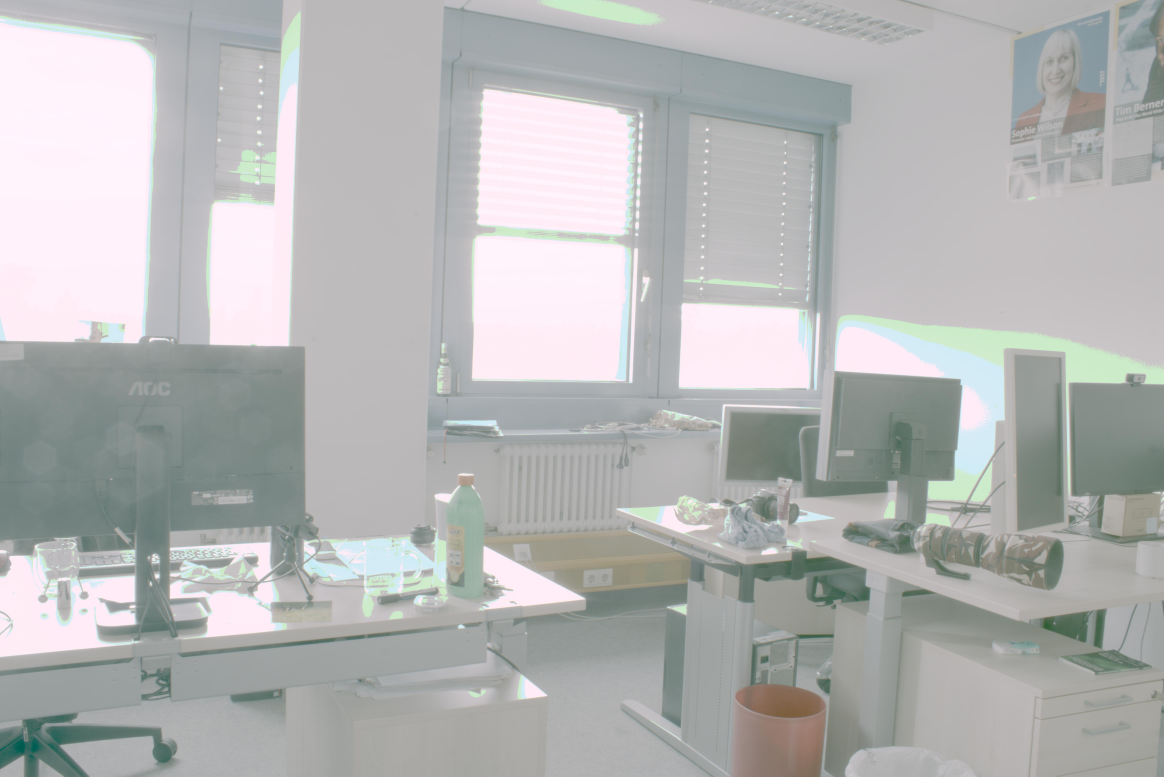
#> input picture Part-1-assignments/exercise-4-demosaicing-and-hdr/results/hdr_output.jpg, 6984 x 4660 px (shown at 1/6 size)
$ python -i ex4.py   (imports and definitions only)
#> lines starting #> are read from the running program, lines starting #| are printed output that depends on the picture
import numpy as np
import rawpy
from scipy.ndimage import convolve
import matplotlib.pyplot as plt
from PIL import Image
import os
import cv2

def demosaic(raw_image):
    H, W = raw_image.shape
#> H = 4660; W = 6984

    padded_img = np.pad(raw_image, pad_width=1, mode='symmetric')  # symmetric padding

    red_mask = np.zeros_like(padded_img)
    green_mask = np.zeros_like(padded_img)
    blue_mask = np.zeros_like(padded_img)

    # BGGR pattern]
    blue_mask[::2, ::2] = True
    green_mask[::2, 1::2] = True
    green_mask[1::2, ::2] = True
    red_mask[1::2, 1::2] = True

    # convolution kernel for bilinear interpolation
    kernel = np.array([[1, 2, 1],
                       [2, 4, 2],
                       [1, 2, 1]], dtype=np.float64) / 4.0

    # color channels extraction
    blue_channel = padded_img * blue_mask
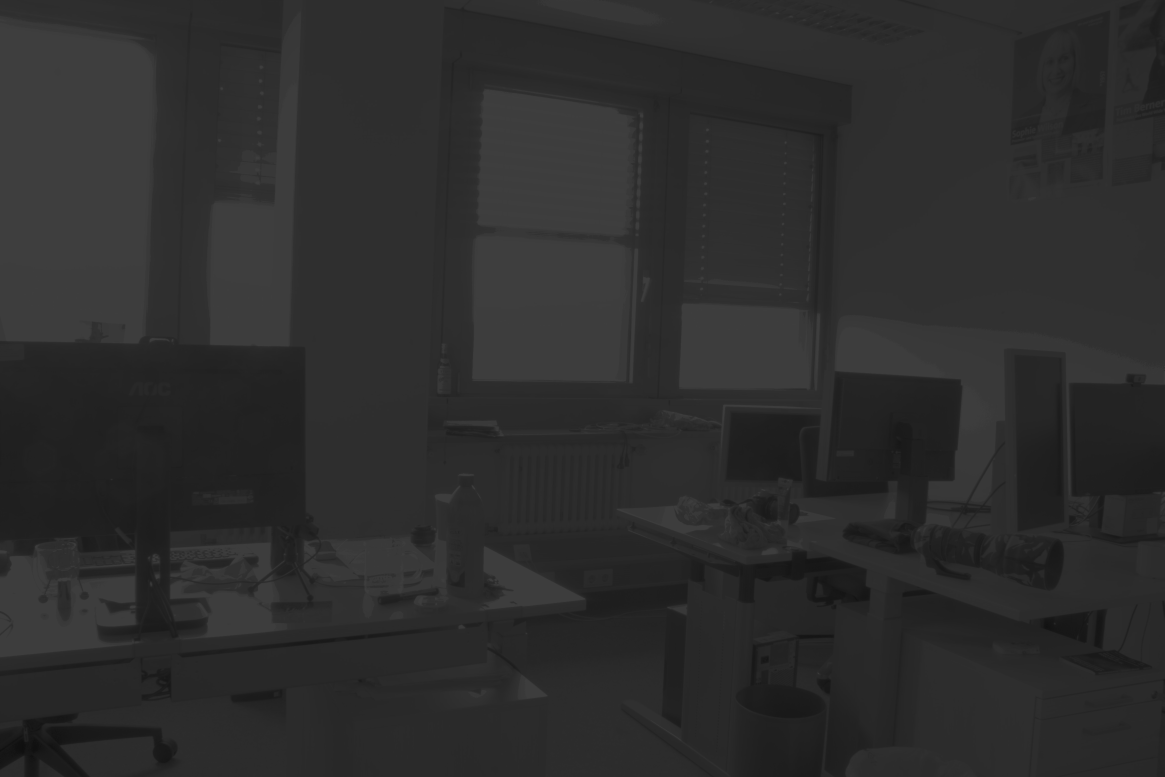
#> blue_channel: shape (4662, 6986) (shown at 1/6 size); min 0, max 250, mean 45.1
    green_channel = padded_img * green_mask
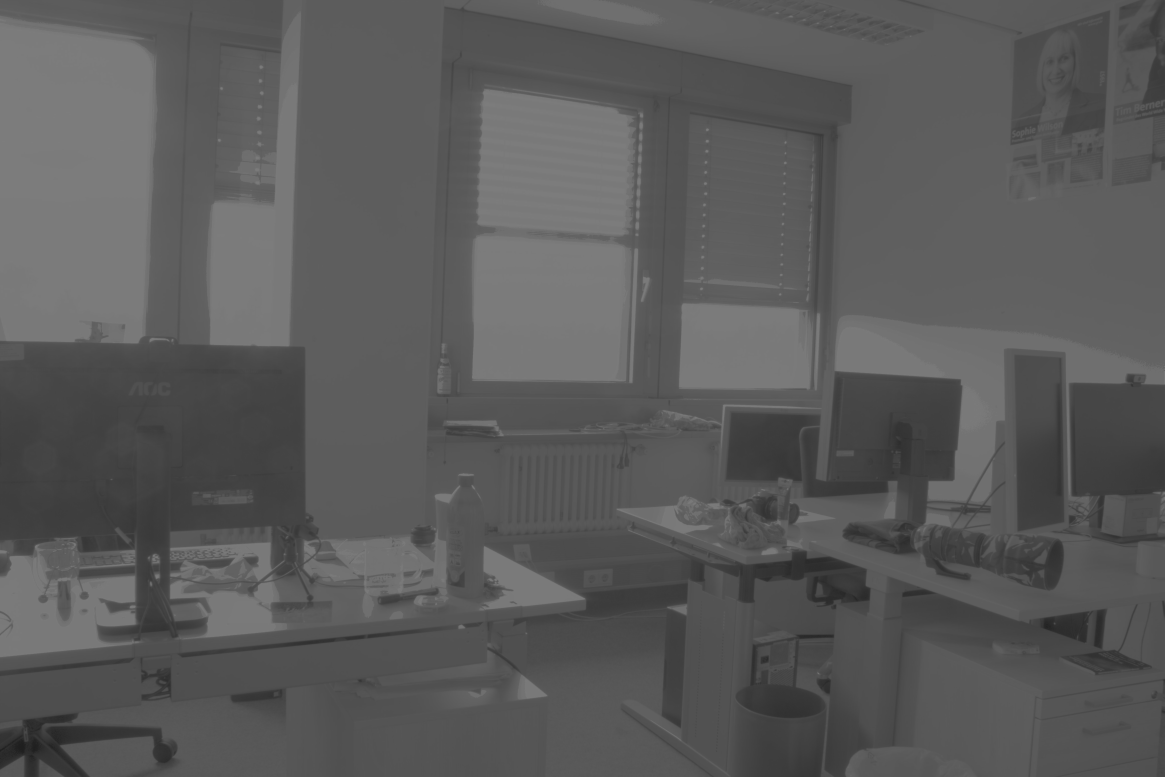
#> green_channel: shape (4662, 6986) (shown at 1/6 size); min 0, max 252, mean 90.2
    red_channel = padded_img * red_mask

    # apply convolution to each channel
    blue_convolved = convolve(blue_channel, kernel, mode='mirror')
    green_convolved = convolve(green_channel, kernel, mode='mirror')
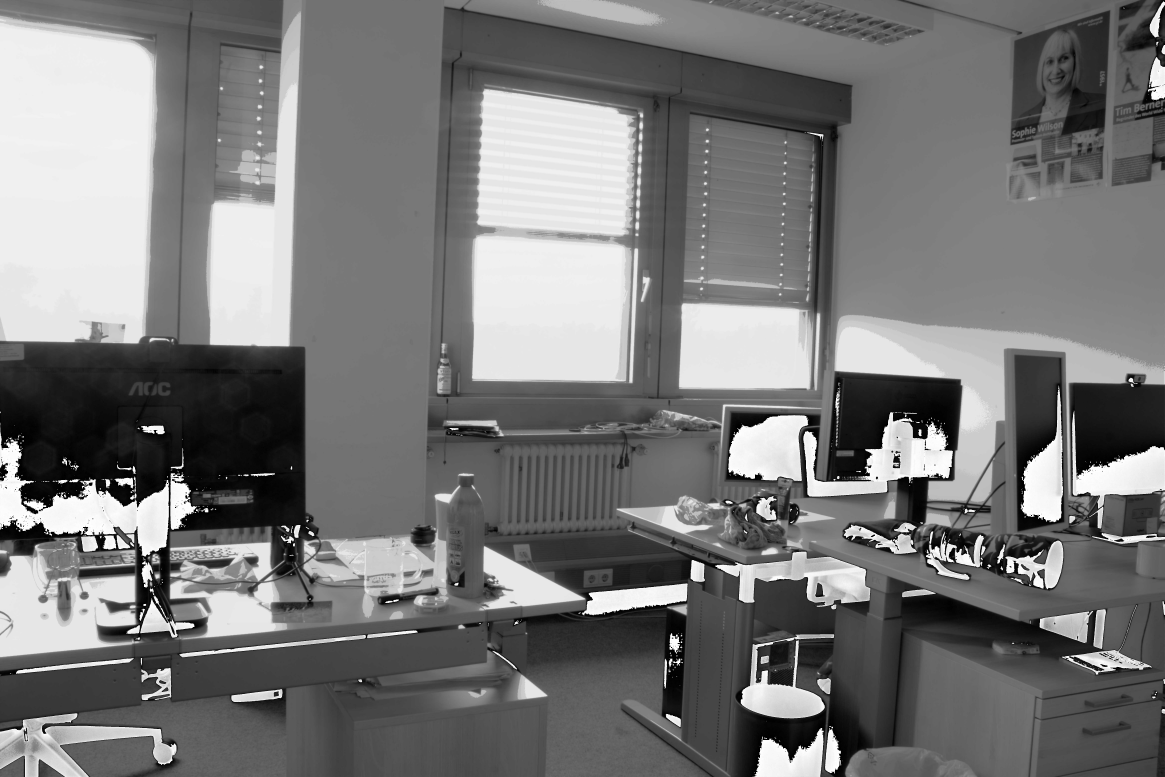
#> green_convolved: shape (4662, 6986) (shown at 1/6 size); min 0, max 255, mean 119.7
    red_convolved = convolve(red_channel, kernel, mode='mirror')

    # convolve the masks
    blue_mask_convolved = convolve(blue_mask, kernel, mode='mirror')
    green_mask_convolved = convolve(green_mask, kernel, mode='mirror')
    red_mask_convolved = convolve(red_mask, kernel, mode='mirror')

    # normalize the interpolated channels
    blue_interpolated = np.divide(blue_convolved, blue_mask_convolved, where=blue_mask_convolved != 0)
    green_interpolated = np.divide(green_convolved, green_mask_convolved, where=green_mask_convolved != 0)
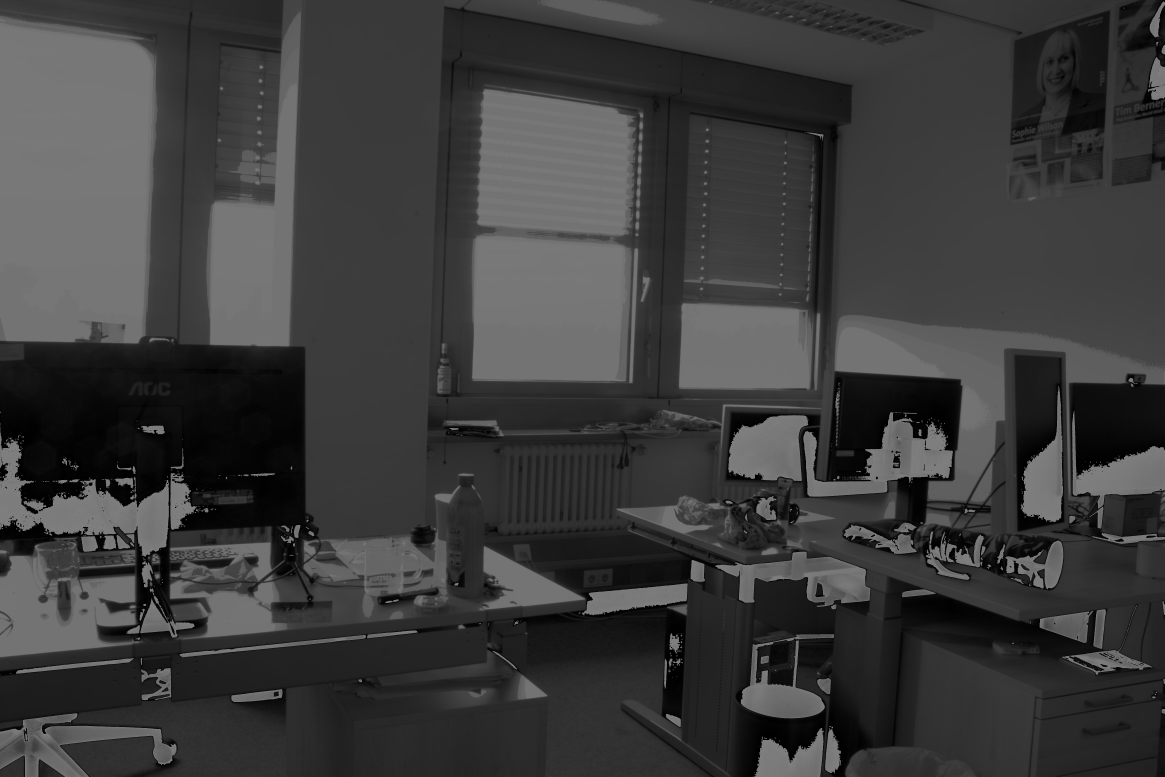
#> green_interpolated: shape (4662, 6986) float64 (shown at 1/6 size); min 0, max 127.5, mean 59.9
    red_interpolated = np.divide(red_convolved, red_mask_convolved, where=red_mask_convolved != 0)

    reconstructed_img = np.zeros((H, W, 3), dtype=np.float64)
    reconstructed_img[:, :, 0] = red_interpolated[1:-1, 1:-1]
    reconstructed_img[:, :, 1] = green_interpolated[1:-1, 1:-1]
    reconstructed_img[:, :, 2] = blue_interpolated[1:-1, 1:-1]

    return reconstructed_img

# [252 lines left out: functions improve_luminosity, apply_white_balance, calculate_average_rgb, process_images_for_linearity, combine_hdr_images, iCAM06_tone_mapping and 1 more, not called in this run]

# [2 lines not run here, left out]

>>> import cv2
>>> picture = cv2.imread('results/hdr_output.jpg', cv2.IMREAD_GRAYSCALE)
>>> result = demosaic(picture)
